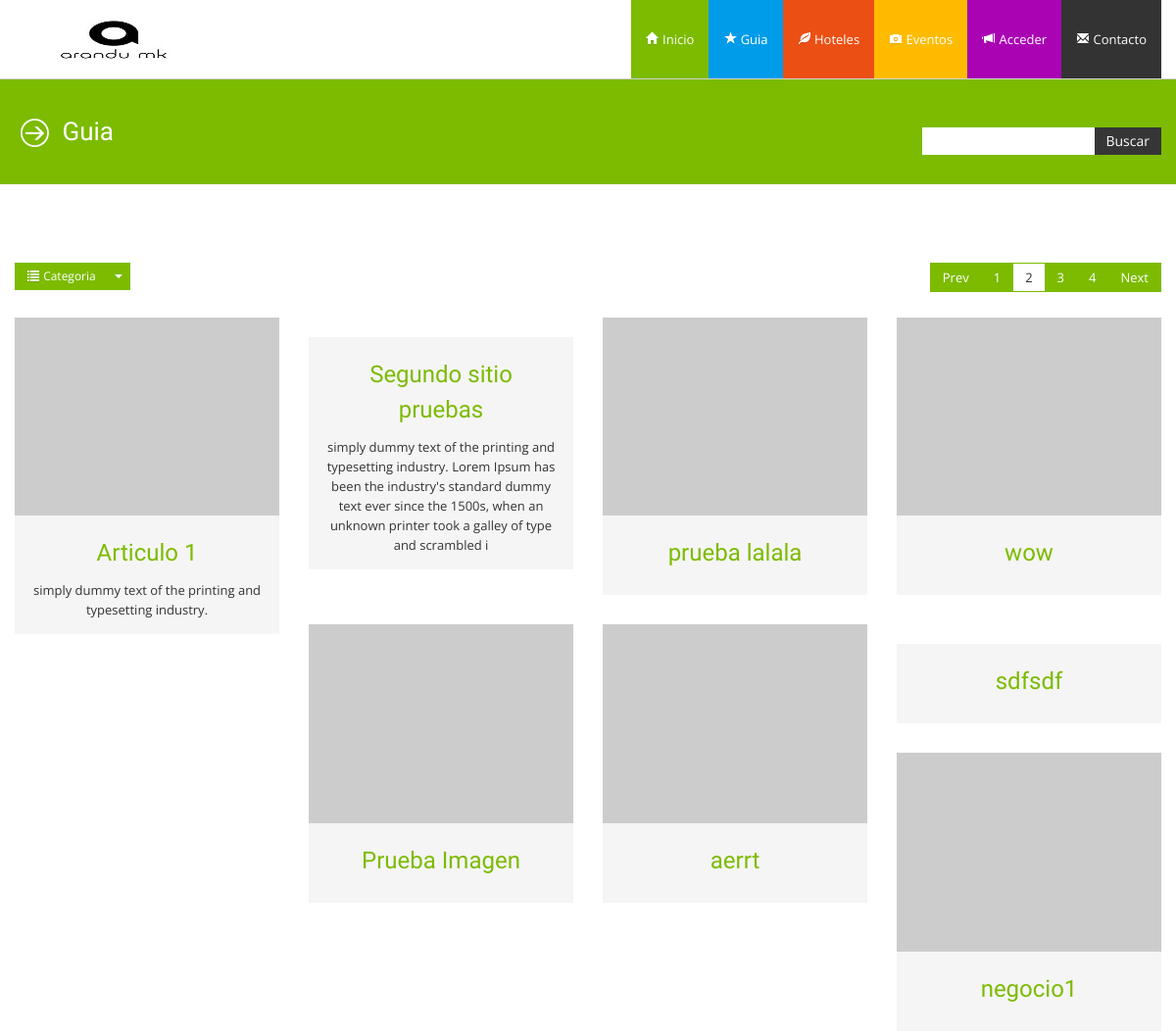
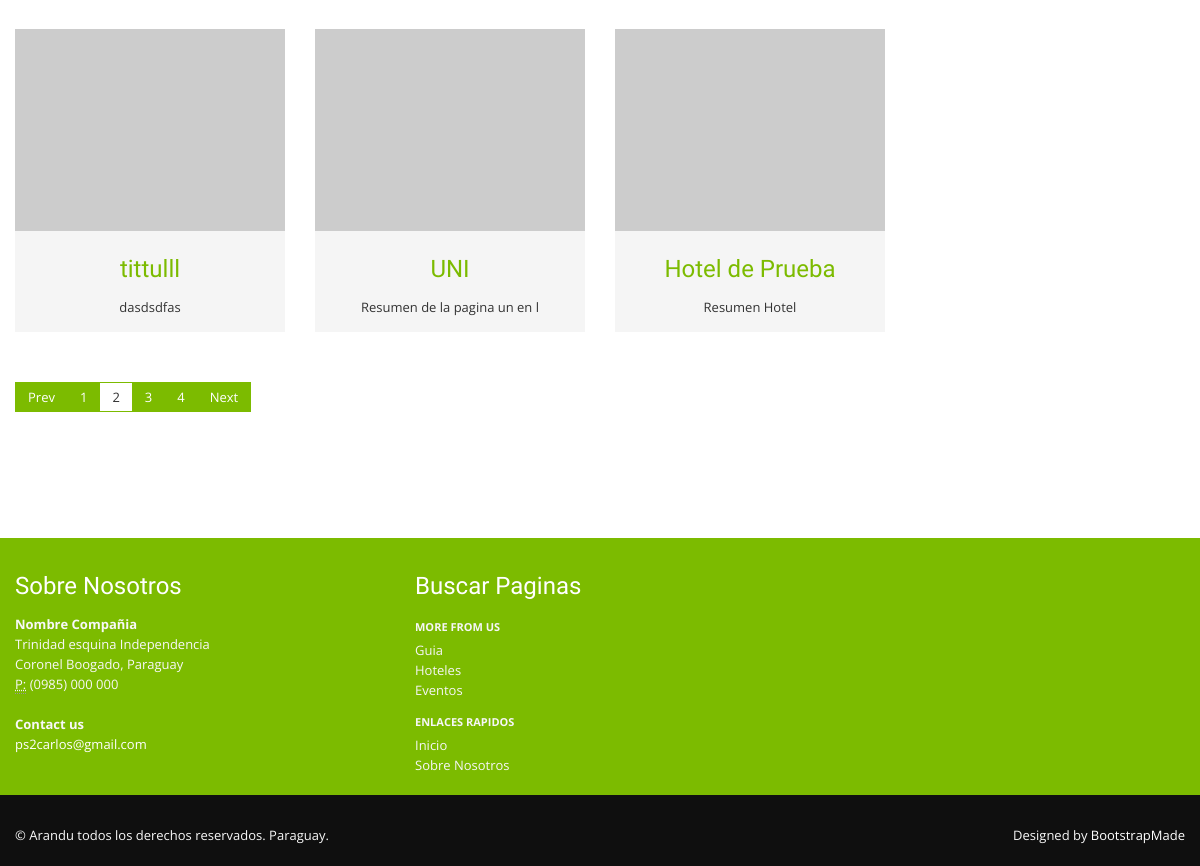
The page /public/guia.php on the database as committed earlier (2 pictures, top to bottom).
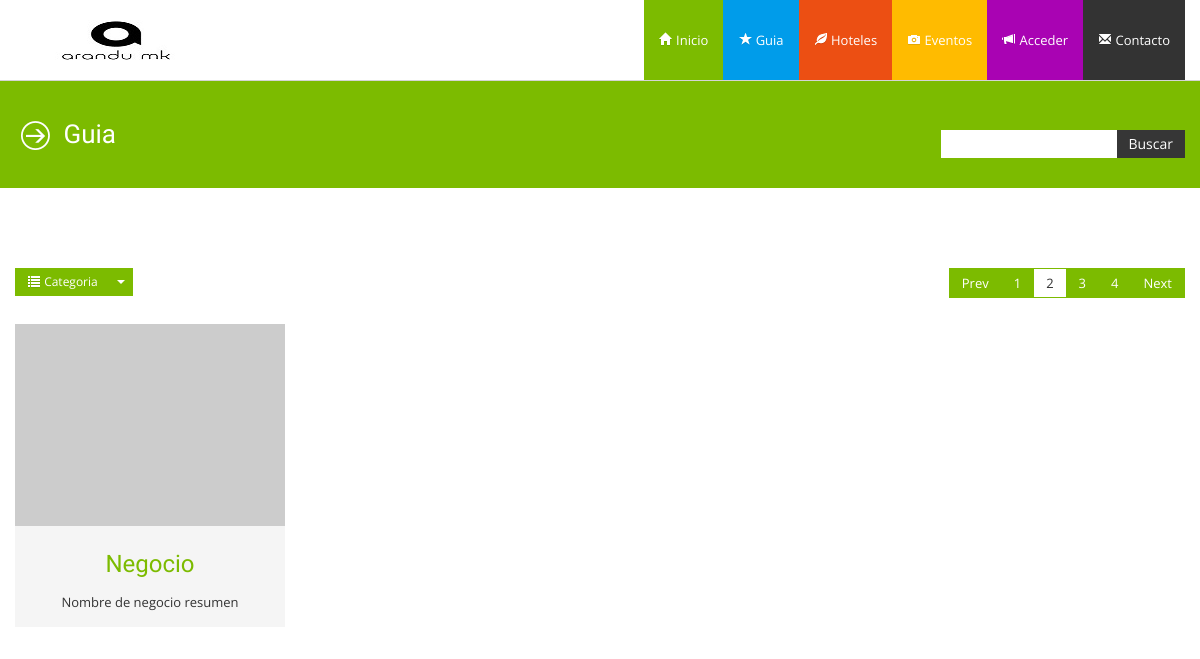
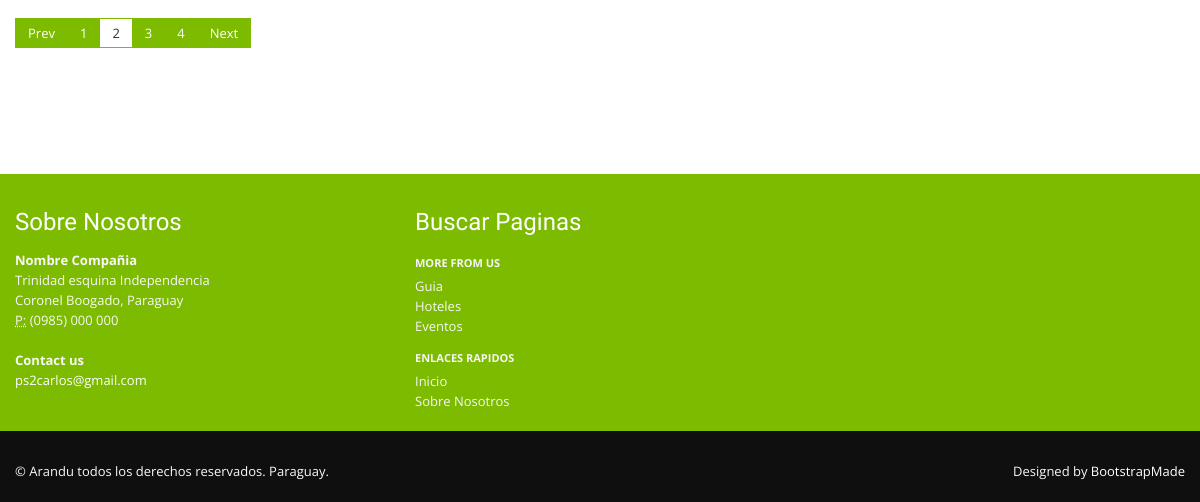
The same page on the database as committed later (2 pictures, top to bottom).
### tables this page shows
CREATE TABLE `contenidos` (
  `id` int(11) NOT NULL,
  `titulo` varchar(200) NOT NULL,
  `contenido` longtext NOT NULL,
  `fecha_publicacion` timestamp NOT NULL DEFAULT CURRENT_TIMESTAMP ON UPDATE CURRENT_TIMESTAMP,
  `tipo` varchar(20) NOT NULL,
  `categoria` varchar(100) NOT NULL,
  `alias` varchar(200) NOT NULL,
  `contacto` varchar(200) DEFAULT NULL,
  `direccion` varchar(200) DEFAULT NULL,
  `cod_zona` int(11) DEFAULT NULL,
  `urlimagen` varchar(200) DEFAULT NULL,
  `resumen` varchar(200) DEFAULT NULL
);

### setting/core.php (called while the page is built, shortened)
<?php
  require_once( 'mysql.php');
  require_once( '../public/lib/snippets.php');
  function posts($category = ''){
    $where = (strlen($category) > 0 ) ? "AND categoria = '$category' " : "";
    $mysql = new Mysql();
    $sql = <<<SQL
    SELECT * FROM contenidos WHERE tipo = 'POST' $where
SQL;
    $res = $mysql->search($sql);
    return $res;
  }
  function page(){
    $uri = substr($_SERVER['REQUEST_URI'], 1);
    $uri = str_replace(Config::PATH_ROOT, "", $uri);
    $mysql = new Mysql();
    $sql = <<<SQL
    SELECT * FROM contenidos WHERE alias = '$uri' LIMIT 1
SQL;
    $res = $mysql->search($sql);
    while( is_array($res[0]) &&  list($key,$value) = each($res[0]) ){
	  if($key == 'contenido'){
	    $value = analizadorContenido( urldecode($value) );
	  }
    }
  }
  function analizadorContenido($contenido){
    $pattern = '/\[[a-z_]+[a-z0-9_]*((:{1}[a-z0-9_\-\s]+)+(,{1}[a-z0-9_\-\s]+)*)*\]/i';
    preg_match_all($pattern, $contenido, $coincidencias, PREG_OFFSET_CAPTURE);
    foreach($coincidencias[0] as $arr ){
	  $function = $arr[0];
	  $lenght_function = strlen($function);
	  $pos_string = strpos($contenido, $function);
	  $result_function = ejecutarFuncion($function);
	  $contenido = substr_replace($contenido, $result_function, $pos_string, $lenght_function );
    }
    return $contenido;
  }
  function ejecutarFuncion($function_string){
    $function =  extraerCadena($function_string, "[", "]");
    $arr_ftn = explode(":", $function);
    $function_name = $arr_ftn[0];
    $params = explode(",", $arr_ftn[1]);
    $result_function = (function_exists($function_name)) ? call_user_func_array($function_name, $params) : $function_string;
    return $result_function;
  }
  function  extraerCadena($str, $findBegin, $findEnd){
    $posbegin = strpos($str, $findBegin) + 1;
    $posend = strpos($str, $findEnd);
    return substr($str, $posbegin, $posend-$posbegin);
  }
  function site_info($var){
    return info(Config::PREFIX, $var);
  }
  function page_info($var){
    return info(Config::PREFIX_PAGE, $var);
  }
  function info($prefix, $var){
    $varsite = $prefix.$var;
    return $GLOBALS[$varsite];
  }
  page( $_GET['page'] );
?>

### setting/mysql.php (called while the page is built, shortened)
<?php
class MySql{
    private $conn;
    public function connect(){
    try {
      $this->conn = new PDO("mysql:host=".Config::SERVERNAME.";dbname=".Config::DATABASE, Config::USERNAME, Config::PASSWORD);
      $this->conn->setAttribute(PDO::ATTR_ERRMODE, PDO::ERRMODE_EXCEPTION);
      return true;
    }catch(PDOException $e){
      echo "Connection failed: " . $e->getMessage();
      return false;
    }
    }
    public function search($sql){
      try{
      if($this->connect()){
        $stmt = $this->conn->prepare($sql);
        $stmt->execute();
        $stmt->setFetchMode(PDO::FETCH_ASSOC);
        return $stmt->fetchAll();
      }else{
        return array();
      }
      }catch(PDOEXception $e){
      echo $sql ."<br />". $e->getMessage();
      return false;
      }
    }
}
?>

### public/lib/snippets.php (the view, shortened to what this page needs)
<?php
function guia_de_posts1(){
     $li .= <<<HTML
     <section id="maincontent">
         <div class="container">
           <div class="row-fluid">
             <div class="span12">
               <div class="btn-group filter-category">
                 <a class="btn btn-success" href="#"><i class="icon-list icon-white"></i> Categoria</a>
                 <a class="btn btn-success dropdown-toggle" data-toggle="dropdown" href="#"><span class="caret"></span></a>
                 <ul class="dropdown-menu filter">
                   <li class="all active"><a href="#"><i class="icon-picture"></i> Todo</a></li>
                   <li class="1"><a href="#"><i class="icon-picture"></i> Autos</a></li>
                   <li class="2"><a href="#"><i class="icon-picture"></i> Educacion</a></li>
                   <li class="3"><a href="#"><i class="icon-picture"></i> Restaurantes</a></li>
                   <li class="4"><a href="#"><i class="icon-picture"></i> Turismo</a></li>
                   <li class="5"><a href="#"><i class="icon-picture"></i> Compras y Shopping</a></li>
                   <li class="6"><a href="#"><i class="icon-picture"></i> Electronica</a></li>
                   <li class="7"><a href="#"><i class="icon-picture"></i> Deportes</a></li>
                   <li class="8"><a href="#"><i class="icon-picture"></i> Entretenimiento y Vida Nocturna</a></li>
                   <li class="9"><a href="#"><i class="icon-picture"></i> Salud y Medicina</a></li>
                   <li class="10"><a href="#"><i class="icon-picture"></i> Servicios</a></li>
                   <li class="11"><a href="#"><i class="icon-picture"></i> Hoteles</a></li>
                 </ul>
               </div>
               <div class="pagination pagination-right">
                 <ul>
                   <li><a href="#">Prev</a></li>
                   <li><a href="#">1</a></li>
                   <li class="active"><a href="#">2</a></li>
                   <li><a href="#">3</a></li>
                   <li><a href="#">4</a></li>
                   <li><a href="#">Next</a></li>
                 </ul>
               </div>
             </div>
           </div>
           <div class="row">
HTML;
   return "$li"
   ;
}
function guia_de_posts2(){
  $posts = posts();
   while(is_array($posts) && list($k, $v) = each($posts) ){
     $titulo = $v['titulo'];
     $id = $v['alias'];
     $resumen = $v['resumen'];
     $urlimagen = $v['urlimagen'];
     $categoria = $v['categoria'];
     $tt ="portfolio-area da-thumbs";
     $tl= "height: 787px;";
     $li .= <<<HTML
     		        <li class="portfolio-item2" data-id="id-0" data-type="$categoria">
                 <div class="span3">
                   <div class="thumbnail">
                     <div class="image-wrapp">
                      <a href="$id"> <img src="$urlimagen"  alt="" title=""></a>
                       <article class="da-animate da-slideFromLeft" style="display: block;">
                         <!--<a class="link_post" href="portfolio-detail.html"><img src="assets/img/icons/link_post_icon.png" alt=""></a>
                         <span><a class="zoom" data-pretty="prettyPhoto" href="assets/img/dummies/big1.jpg"><img src="assets/img/icons/zoom_icon.png" alt="" title="Portfolio name"></a></span>-->
                       </article>
                     </div>
                     <div class="caption">
                       <h4><a href="$id">$titulo</a></h4>
                       <p>$resumen</p>
                     </div>
                   </div>
                 </div>
               </li>
HTML;
    }
   return " <ul class=$tt style=$tl>$li</ul></div>";
}
function guia_de_posts3(){
     $li .= <<<HTML
   <div class="row">
     <div class="span12">
       <div class="pagination">
         <ul>
           <li><a href="#">Prev</a></li>
           <li><a href="#">1</a></li>
           <li class="active"><a href="#">2</a></li>
           <li><a href="#">3</a></li>
           <li><a href="#">4</a></li>
           <li><a href="#">Next</a></li>
         </ul>
       </div>
     </div>
   </div>
 </div>
</section>
HTML;
   return "$li"
   ;
}
?>

### public/guia.php (shortened to what this page needs)
<?php require_once(dirname(__FILE__) . '/../setting/core.php' ); ?>
<!DOCTYPE html>
<html lang="en">
<head>
  <link href="assets/css/bootstrap.css" rel="stylesheet">
  <link href="assets/css/bootstrap-responsive.css" rel="stylesheet">
  <link href="assets/css/docs.css" rel="stylesheet">
  <link href="assets/js/google-code-prettify/prettify.css" rel="stylesheet">
  <link href="assets/css/style.css" rel="stylesheet">
  <link href="assets/color/success.css" rel="stylesheet">
</head>
<body data-spy="scroll" data-target=".bs-docs-sidebar">
  <header>
  <?php include ("navbar.php");?>
  </header>
  <section id="subintro">
    <div class="jumbotron subhead" id="overview">
      <div class="container">
        <div class="row">
          <div class="span8">
            <h3><i class="m-icon-big-swapright m-icon-white"></i> <?=page_info('titulo') ?></h3>
          </div>
          <div class="span4">
            <div class="input-append">
              <form class="form-search">
                <input type="text" class="input-medium search-query">
                <button type="submit" class="btn btn-inverse">Buscar</button>
              </form>
            </div>
          </div>
        </div>
      </div>
    </div>
  </section>
  <section id="maincontent">
    <div class="container">
      <div class="row">
        <div class="span12">
          <?= page_info('contenido') ?>
    </div>
  </section>
  <?php include ("footer.php");?>
</body>
</html>

### public/navbar.php
<div class="navbar navbar-fixed-top">
  <div class="navbar-inner">
    <div class="container">
      <a class="brand logo" href="../">
        <img src="assets/img/logo.png" alt="" />
      </a>
      <div>
        <nav>
          <ul class="nav topnav">
            <li class="dropdown success">
              <a href="../"><i class="icon-home icon-white"></i> Inicio</a>
            </li>
            <li class="dropdown primary">
              <a href="guia.php"><i class="icon-star icon-white"></i> Guia</a>
            </li>
            <li class="dropdown danger">
              <a href="hotel.php"><i class="icon-leaf icon-white"></i> Hoteles</a>
            </li>
            <li class="dropdown warning">
              <a href="evt.php"><i class="icon-camera icon-white"></i> Eventos</a>
            </li>
            <li class="dropdown info">
              <a href="login.php"><i class="icon-bullhorn icon-white"></i> Acceder</a>
            </li>
            <li class="inverse">
              <a href="contact.html"><i class="icon-envelope icon-white"></i> Contacto</a>
            </li>
          </ul>
        </nav>
      </div>
    </div>
  </div>
</div>

### public/footer.php (shortened to what this page needs)
<footer class="footer">
  <div class="container">
    <div class="row">
      <div class="span4">
        <div class="widget">
          <h4>Sobre Nosotros</h4>
          <address>
        <strong>Nombre Compañia</strong><br>
        Trinidad esquina Independencia<br>
        Coronel Boogado, Paraguay<br>
        <abbr title="Phone">P:</abbr> (0985) 000 000
        </address>
          <address>
        <strong>Contact us</strong><br>
        <a href="mailto:#">ps2carlos@gmail.com</a>
        </address>
        </div>
      </div>
      <div class="span4">
        <div class="widget">
          <h4>Buscar Paginas</h4>
          <ul class="nav nav-list regular">
            <li class="nav-header">More from us</li>
            <li><a href="#">Guia</a></li>
            <li><a href="#">Hoteles</a></li>
            <li><a href="#">Eventos</a></li>
            <li class="nav-header">Enlaces Rapidos</li>
            <li><a href="#">Inicio</a></li>
            <li><a href="#">Sobre Nosotros</a></li>
          </ul>
        </div>
      </div>
    </div>
  </div>
  <div class="verybottom">
    <div class="container">
      <div class="row">
        <div class="span6">
              <div class="footer-copyright">&copy; <?= site_info('titulo') ?> todos los derechos reservados. <?= site_info('direccion') ?>.</div>
        </div>
        <div class="span6">
          <div class="pull-right">
            <div class="credits">
              Designed by <a href="https://bootstrapmade.com/">BootstrapMade</a>
            </div>
          </div>
        </div>
      </div>
    </div>
  </div>
</footer>

### public/assets/css/docs.css (style rules this page uses)
section { padding-top: 30px; }
.jumbotron { position: relative; }

### public/assets/css/style.css (style rules this page uses)
.row { margin-bottom:20px; }
header .navbar .brand.logo { padding: 0; margin-left:0; margin-top:20px; }
header nav { margin-right:-10px; }
.navbar ul.topnav { float:right; }
.navbar .nav > li > a { float: none; padding: 30px 15px 30px; color: #777777; text-decoration: none; text-shadow: none; }
.navbar .nav .primary > a, .navbar .nav .primary > a:hover, .navbar .nav .primary > a:focus { background-color: #009cea; color:#fff; }
.navbar .nav .warning > a, .navbar .nav .warning > a:hover, .navbar .nav .warning > a:focus { background-color: #ffbb00; color:#fff; }
.navbar .nav .danger > a, .navbar .nav .danger > a:hover, .navbar .nav .danger > a:focus { background-color: #ec4f13; color:#fff; }
.navbar .nav .info > a, .navbar .nav .info > a:hover, .navbar .nav .info > a:focus { background-color: #a903b3; color:#fff; }
.navbar .nav .success > a, .navbar .nav .success > a:hover, .navbar .nav .success > a:focus { background-color: #7cbb00; color:#fff; }
.navbar .nav .inverse > a, .navbar .nav .inverse > a:hover, .navbar .nav .inverse > a:focus { background-color: #333; color:#fff; }
#maincontent { z-index:1000; margin:0 0 30px; }
section#subintro { width: 100%; color: #fff; max-height: 650px; height:auto; margin: 0 auto; padding: 0; margin-top:80px; }
.filter-category { margin-bottom:10px; float:left; }
.portfolio-area { float: left; width:100%; margin:0; padding:0; }
.portfolio-area li { float: left; list-style:none; margin:0 0 30px 0; padding:0; }
.portfolio-area li h4 { margin-top:10px; }
.portfolio-area li.portfolio-item2 h4 { margin-top:0; }
.portfolio-area .thumbnail .caption, .portfolio-home .thumbnail .caption { background: #f5f5f5; text-align:center; }
.portfolio-area .thumbnail, .portfolio-home .thumbnail { display: block; padding:0; border:none; }
.portfolio-area .thumbnail h4, .portfolio-home .thumbnail h4 { margin:0; padding:5px 10px 10px 10px; }
.portfolio-area .image-wrapp, .portfolio-home .image-wrapp { position:relative; padding:0; overflow:hidden; border:nonw; }
.portfolio-area .image-wrapp img, .portfolio-home .image-wrapp img { margin:0; padding:0; }
.portfolio-area .thumbnail .caption, .portfolio-home .thumbnail .caption { padding:15px 10px 15px 10px; margin:0; color:#333333; }
.portfolio-area .thumbnail .caption p, .portfolio-home .thumbnail .caption p { padding:0; margin:0; }
.pagination { margin-top:0; }
.pagination ul > li > a:hover, .pagination ul > .active > a, .pagination ul > .active > span { background-color: #fff; color:#333; }
.subhead { text-align: left; margin:0 0 20px 0; padding:35px 0 10px 0 }
.subhead h3 { color:#fff; margin:0; padding:0; }
.subhead .form-search { float:right; margin:15px 0 0 0; padding:0; }
footer { padding-top:30px; color:#f8f8f8; }
footer h1, footer h2, footer h3, footer h4, footer h5, footer h6 { color:#fff; }
footer a, footer a:hover { color:#fff; }
footer .verybottom { padding-top:30px; background:#0f0f0f; }
footer .nav-list li, footer .nav-list li a, footer .nav-list li.nav-header { text-shadow:none; color:#f6f6f6; }
footer .nav-list li a { text-shadow:none; }
footer .nav-list.regular .nav-header { padding: 3px 0; }
footer .nav-list.regular > li > a { padding: 0; }

### public/assets/color/success.css (style rules this page uses)
a { color: #7cbb00; }
.pagination ul > li > a, .pagination ul > li > span { background-color: #7cbb00; border: 1px solid #7cbb00; color:#fff; border-left-width: 0; }
section#subintro { background: #7cbb00; }
footer.footer { background:#7cbb00; }

Rows that differ between the two databases and show on the page:
removed contenidos: titulo "Articulo 1", resumen "simply dummy text of the printing and typesetting industry."
removed contenidos: titulo "Segundo sitio pruebas", resumen "simply dummy text of the printing and typesetting industry. Lorem Ipsum has been the industry's standard dummy text ever since the 1500s, when an unknown printer took a galley of type and scrambled i"
removed contenidos: titulo "prueba lalala"
removed contenidos: titulo "wow"
removed contenidos: titulo "Prueba Imagen"
removed contenidos: titulo "aerrt"
removed contenidos: titulo "sdfsdf"
removed contenidos: titulo "negocio1"
removed contenidos: titulo "tittulll", resumen "dasdsdfas"
removed contenidos: titulo "UNI", resumen "Resumen de la pagina un en l"
removed contenidos: titulo "Hotel de Prueba", resumen "Resumen Hotel"
added contenidos: titulo "Negocio", resumen "Nombre de negocio resumen"
